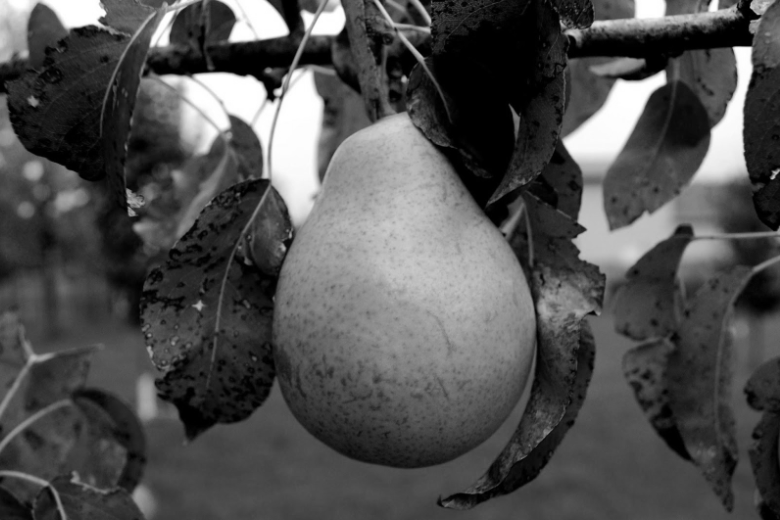
#> input picture ece-471-computer-vision/sharpening-filter/pear.png, 780 x 520 px
$ python solution.py
#> lines starting #> are read from the running program, lines starting #| are printed output that depends on the picture
import matplotlib.pyplot as plt
import numpy as np
import cv2
import argparse as ap
from mpl_toolkits.mplot3d import Axes3D


# ---------------- Basic Image Handling ---------------------
# Input: image_path = string path to the image
# Output: HxWx1 numpy array containing the image
def read_image(image_path):
    # Source: https://docs.opencv.org/3.0-beta/doc/py_tutorials/py_gui/py_image_display/py_image_display.html
#> called with image_path = 'pear.png'
    return cv2.imread(image_path, cv2.IMREAD_GRAYSCALE)
#> returned value is the input picture: shape (520, 780); min 0, max 255, mean 80.1


# Input: image_to_save = 8 unsigned integer numpy array (image)
#        image_path = string path to save the image
# Output: True if image saved successfully, False otherwise
def save_image(image_to_save, image_path):
    # Source: https://docs.opencv.org/3.0-beta/doc/py_tutorials/py_gui/py_image_display/py_image_display.html
    cv2.imwrite(image_path, image_to_save)


# Input: image_to_show = image to display
def show_image(image_to_show):
    # Source: https://docs.opencv.org/3.0-beta/doc/py_tutorials/py_gui/py_image_display/py_image_display.html
    cv2.imshow('image', image_to_show)
    cv2.waitKey(0)
    cv2.destroyAllWindows()


def gaussian_kernel(size, sigma):
#> called with size = 9, sigma = 5
    if size % 2 == 0:
        raise Exception('Even sized kernel')

    sigma2 = sigma ** 2
    offset = np.floor(size / 2)

    kernel = np.zeros((size, size))  # Init kernel

    for i in range(size):
        for j in range(size):
            # Source https://www.youtube.com/watch?v=LZRiMS0hcX4 (see details in report)
            x2_plus_y2 = (i - offset) ** 2 + (j - offset) ** 2

            kernel[i][j] = 1.0 * np.exp(-1.0 * x2_plus_y2 / (2.0 * sigma2)) / (2.0 * np.pi * sigma2)

    return kernel / np.sum(kernel)


# ---------------- Image Processing -------------------------
# Input: img = input HxWx1 grayscale image
#        ksize = size of the kernel (default=use 11x11 kernel)
#        padding = what kind of padding around the image do we want to use
# Output: return unsigned 8b integer image
def imfilter2d(img, ksize=9, padding=cv2.BORDER_REFLECT):
    # Create sharpen filter with a 9x9 Gaussian kernel with sigma 5, and unit
    #        impulse of 2
    kernel = gaussian_kernel(ksize, 5)

    # To find the location of the impulse in the kernel
    # and is used as offset in the convolution
    half_of_ksize = int(ksize / 2)
    # Converting a float to int drops the decimal. I.e. this also performs
    # the 'floor' operation

    # Unit impulse
    impulse = np.zeros((ksize, ksize))
    impulse[half_of_ksize, half_of_ksize] = 2

    # Source: Lecture 2 slides
    kernel = impulse - kernel

    # Create a float32 numpy array to save the result of the convolution
    result = np.zeros((img.shape[0], img.shape[1]), dtype='float32')

    # Apply border padding to the image
    img_padded = cv2.copyMakeBorder(img, half_of_ksize, half_of_ksize,
                                    half_of_ksize, half_of_ksize, padding)
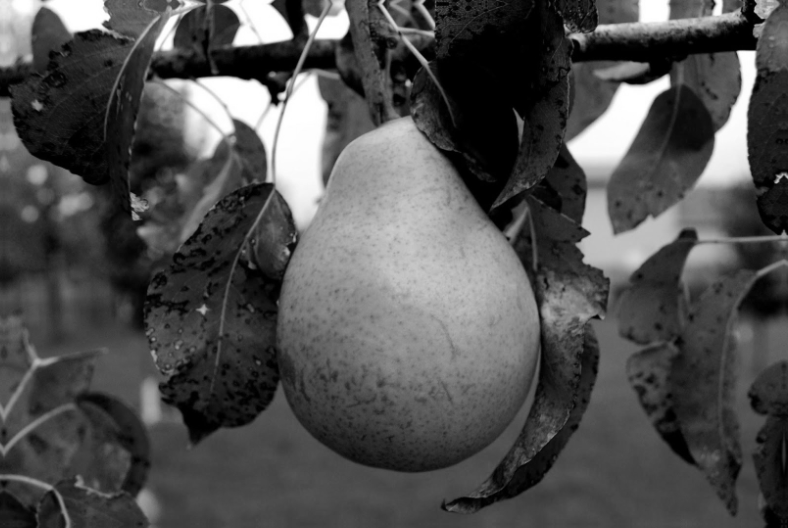
#> img_padded: shape (528, 788); min 0, max 255, mean 80.1

    # Convolution. Source: http://machinelearninguru.com/computer_vision/basics/convolution/image_convolution_1.html
    # Flipping the kernel before convolution.
    kernel = np.flipud(np.fliplr(kernel))

    # Sliding window
    for x in range(img_padded.shape[0] - ksize):
        for y in range(img_padded.shape[1] - ksize):
            # Get the neighbourhood
            image_local = img_padded[x:x + ksize, y:y + ksize]
            # Perform convolution
            resulting_pixel = (kernel * image_local).sum()
            # Store result
            result[x, y] = resulting_pixel
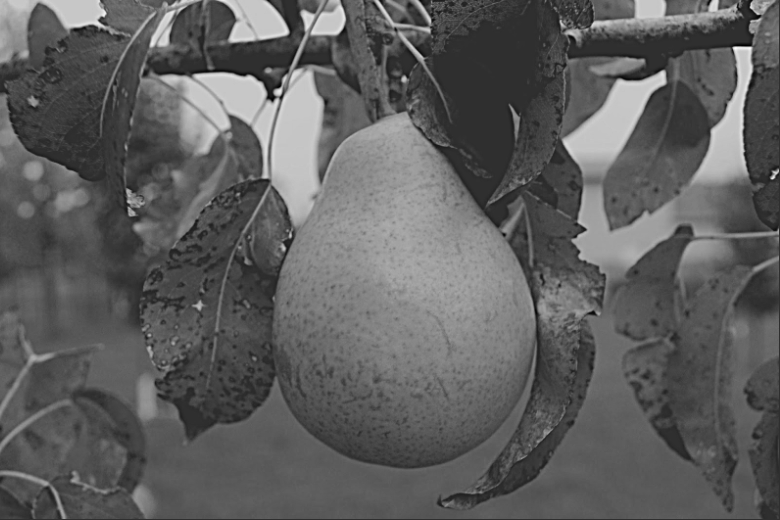
#> result: shape (520, 780) float32; min -80.4, max 349.4, mean 79.9; drawn with min black and max white

    # Clip the result so that the values are in the range (0,255) and save as unsigned 8 bit integer
    # Source https://stackoverflow.com/questions/3391843/how-to-transform-negative-elements-to-zero-without-a-loop
    result_clipped = result.clip(min=0, max=255)
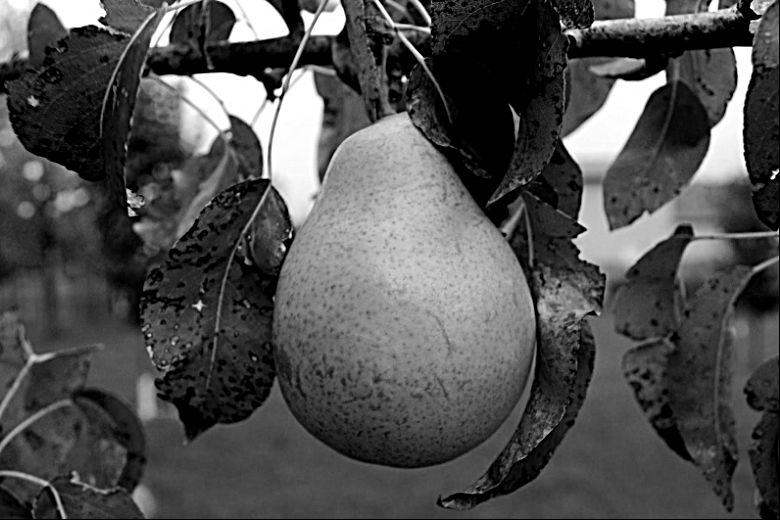
#> result_clipped: shape (520, 780) float32; min 0, max 255, mean 80.2

    # Source: https://stackoverflow.com/questions/46689428/convert-np-array-of-type-float64-to-type-uint8-scaling-values
    result_clipped = result_clipped.astype(np.uint8)

    return result_clipped


if __name__ == "__main__":
    # Handle arguments
    parser = ap.ArgumentParser()
    parser.add_argument("-i", "--image", help="Path to image", default="pear.png")
    args = parser.parse_args()

    # Get the greyscale image
    img = read_image(args.image)
    # Show the image
    show_image(img)
    # Sharpen the image and return the result
    res = imfilter2d(img)
    # Show the sharpened image
    show_image(res)
    # Save the sharpened image as "sharpened.png"
    save_image(res, "sharpened.png")
